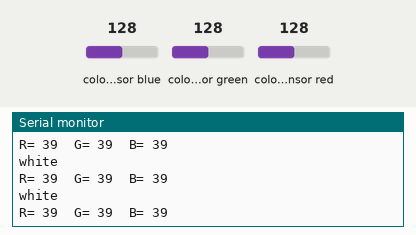
This sketch was run on a simulated Arduino Uno, built with avr-gcc and run on an emulated ATmega328P. Parts: the last lines printed to the serial monitor. Wiring (inferred from the names in the program): TCS3200 colour sensor: output pin 10; S2 pin 7; S3 pin 9; S0 pin 5; S1 pin 6. The inputs (shaded band) are chosen by the test bench; at power-on: colour sensor green 128, colour sensor blue 128, colour sensor red 128.

Above: at 2.7 s.
2.8 s: colour sensor green set to 113
At 3.1 s:
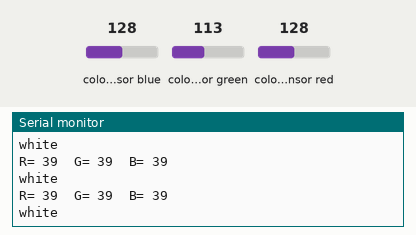
4.3 s: colour sensor green set to 107
At 4.69 s:
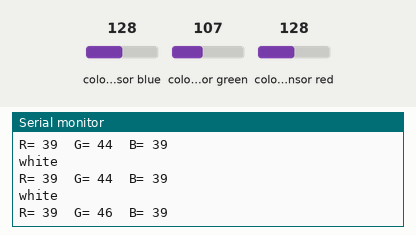
Timing chart, 0 to 7.3 s (numbered marks = the images above; inputs shaded):
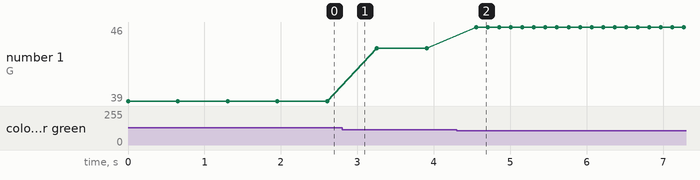

Measured:
- the behaviour switches between 111 and 110 on colour sensor green (found by bisection; images 1 and 2)
- after the input at 4.3 s, the serial monitor: prints a new line after 0.26 s (image 2)
- plotted number 1: 39 → 44 after the input at 2.8 s, 44 → 46 after the input at 4.3 s

The sketch:

Color_sorter_rgb_sensor.ino
```cpp
/*     Arduino Project - Color Sorting Machine
 *
 *  by Dejan Nedelkovski, www.HowToMechatronics.com
 *
 */


// RGB SENSOR PINS SET
#define S0 5
#define S1 6
#define S2 7
#define S3 9
#define sensorOut 10

int frequency = 0;
int color=0;

void setup() {
  pinMode(S0, OUTPUT);
  pinMode(S1, OUTPUT);
  pinMode(S2, OUTPUT);
  pinMode(S3, OUTPUT);
  pinMode(sensorOut, INPUT);

  // Setting frequency-scaling to 20%
  digitalWrite(S0, HIGH);
  digitalWrite(S1, LOW);

  Serial.begin(9600);
}

void loop() {

  readColor();

}

// Custom Function - readColor()
int readColor() {
  // Setting red filtered photodiodes to be read
  digitalWrite(S2, LOW);
  digitalWrite(S3, LOW);
  // Reading the output frequency
  frequency = pulseIn(sensorOut, LOW);
  int R = frequency;
  // Printing the value on the serial monitor
  Serial.print("R= ");//printing name
  Serial.print(frequency);//printing RED color frequency
  Serial.print("  ");
  delay(50);

  // Setting Green filtered photodiodes to be read
  digitalWrite(S2, HIGH);
  digitalWrite(S3, HIGH);
  // Reading the output frequency
  frequency = pulseIn(sensorOut, LOW);
  int G = frequency;
  // Printing the value on the serial monitor
  Serial.print("G= ");//printing name
  Serial.print(frequency);//printing RED color frequency
  Serial.print("  ");
  delay(50);

  // Setting Blue filtered photodiodes to be read
  digitalWrite(S2, LOW);
  digitalWrite(S3, HIGH);
  // Reading the output frequency
  frequency = pulseIn(sensorOut, LOW);
  int B = frequency;
  // Printing the value on the serial monitor
  Serial.print("B= ");//printing name
  Serial.print(frequency);//printing RED color frequency
  Serial.println("  ");
  delay(50);

  if(R<85 & R>60 & G<265 & G>250){
    color = 1; // Red
    Serial.println("red");
    delay(500);
  }
  if(G<165 & G>155 & B<175 &B>160){
    color = 2; // Orange
    Serial.println("orange");
    delay(500);
  }
  if(R<130 & R>110 & G<95 & G>80){
    color = 3; // Green
    Serial.println("green");
    delay(500);
  }
  if(R<75 & R>40 & G<110 & G>90){
    color = 4; // Yellow
    Serial.println("yellow");
    delay(500);
  }
  if(R<175 & R>155 & G<325 & G>305){
    color = 5; // Brown
    Serial.println("brown");
    delay(500);
  }
  if (G<315 & G>280 & B<155 &B>130){
    color = 6; // Blue
    Serial.println("blue");
    delay(500);
  }
  if (G<45 & G>35 & G<45 &G>35){
    color = 7; // white
    Serial.println("white");
    delay(500);
  }
  if (R<450 & R>390 & B<280 &B>250){
    color = 8; // black
    Serial.println("black");
    delay(500);
  }
  return color;
}
```
